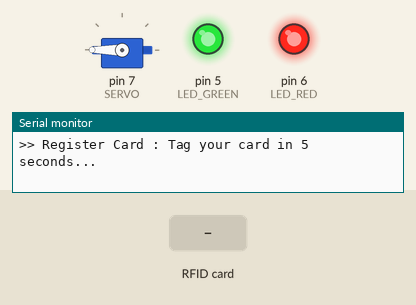
Recording of a sketch running on a simulated Arduino Uno, built with avr-gcc and run on an emulated ATmega328P. Parts: servo, output pins drawn as LEDs (lit = HIGH), the last lines printed to the serial monitor. Inputs (shaded band) come from the test bench. Pins used as bus, display or sensor lines are not drawn.

Above: at 0.2 s.
At 6.41 s:
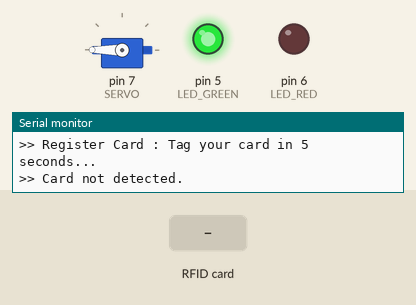
At 7.7 s:
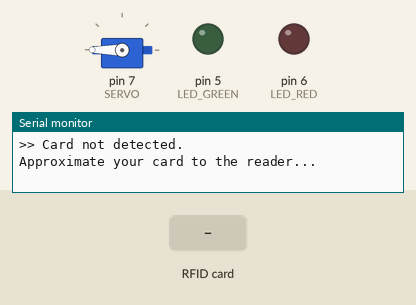
7.8 s: RFID card 5E 7A 19 C4 held to the reader
Timing chart, 0 to 10.8 s (numbered marks = the images above; inputs shaded):
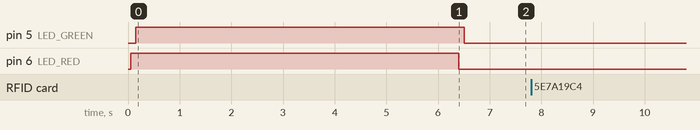

The sketch:

application_system_RFID_NFC.ino
```cpp
/*
 * When a card is tagged to RFID/NFC module (RC522),
 * operate servo motor only for Authorized card access.
 * (Authorized means the uid of card is stored in EEPROM.)
 *
 * https://github.com/do0ori/WPT_application_system
 *
 */

#include <SPI.h>
#include <MFRC522.h>
#include <Servo.h>
#include <EEPROM.h>

/***********************************************************************
 *                           PARAMETERS
 **********************************************************************/
#define SS_PIN 10               // spi 통신을 위한 SS(chip select)핀 설정
#define RST_PIN 9               // 리셋 핀 설정
#define SERVO 7                 // servo motor pin
#define LED_RED 6               // led_red pin
#define LED_GREEN 5             // led_green pin
MFRC522 rfid(SS_PIN, RST_PIN);  // rfid이름으로 mfrc522 객체 생성
Servo servo;                    // servo이름으로 Servo 객체 생성 (자물쇠)
int UNLOCK = 0;                 // servo motor angle for unlocking
int LOCK = 90;                  // servo motor angle for locking
int stand_by = 5;               // setup 카드 인식 대기 시간 [초]

/***********************************************************************
 *                             FUNCTION
 **********************************************************************/
boolean read_card(int duration = 0)
{
  // duration : 카드 인식 대기 시간 [초]
  for (int i = 0; i < duration*10; i++) {
    if (rfid.PICC_IsNewCardPresent() && rfid.PICC_ReadCardSerial()) {
      return true;
    }
    delay(100);
  }
  return false;
}

int eeprom_avail_addr(boolean print_enable = true)
{
  if (print_enable) {
    Serial.print("-------------EEPROM------------\n");
    Serial.print("address\t  value\t\tstatus\n");
    for (int addr = 0; addr < EEPROM.length(); addr+=rfid.uid.size) {
      String value = get_uid_string_from_eeprom(addr);  // uid 전체 값
      Serial.print(addr);
      Serial.print("\t  ");
      Serial.print(value);
      Serial.print("\t");

      byte val = EEPROM.read(addr); // uid 첫번째 byte
      if (val != 0) {
        Serial.print("full\n");
      } else {
        Serial.print("empty\n");
        Serial.print("-------------------------------\n");
        return addr;
      }
    }
  } else {
    for (int addr = 0; addr < EEPROM.length(); addr+=rfid.uid.size) {
      byte val = EEPROM.read(addr); // uid의 첫번째 byte 읽어옴
      if (val == 0) {
        return addr;
      }
    }
  }
}

String get_uid_string_from_reader()
{
  Serial.print("UID tag :");
  String target_uid= "";
  for (byte i = 0; i < rfid.uid.size; i++) {
     Serial.print(rfid.uid.uidByte[i] < 0x10 ? " 0" : " ");
     Serial.print(rfid.uid.uidByte[i], HEX);
     target_uid.concat(String(rfid.uid.uidByte[i] < 0x10 ? " 0" : " "));
     target_uid.concat(String(rfid.uid.uidByte[i], HEX));
  }
  Serial.println();
  target_uid.toUpperCase();
  return target_uid.substring(1);
}

String get_uid_string_from_eeprom(int addr)
{
  String eeprom_uid= "";
  for (byte i = 0; i < rfid.uid.size; i++) {
     eeprom_uid.concat(String(EEPROM.read(addr+i) < 0x10 ? " 0" : " "));
     eeprom_uid.concat(String(EEPROM.read(addr+i), HEX));
  }
  eeprom_uid.toUpperCase();
  return eeprom_uid.substring(1);
}

void eeprom_store_uid(int addr)
{
  for (byte i = 0; i < rfid.uid.size; i++) {
     byte value = rfid.uid.uidByte[i];
     EEPROM.write(addr+i, value);
  }
  Serial.println(">> Card is successfully registered.\n");
}

boolean card_in_eeprom(int addr, String target_uid)
{
  for (byte i = 0; i < addr; i+=rfid.uid.size) {
     String eeprom_uid = get_uid_string_from_eeprom(i);
     if (target_uid == eeprom_uid) {
       return true;
     }
  }
  return false;
}

void lock_system()
{
  /* Check & Toggle the state  */
  /*      LOCK <-> UNLOCK      */
  if (servo.read() == LOCK) {
    servo.write(UNLOCK);
  } else {
    servo.write(LOCK);
  }
  // EEPROM에 servo state 저장
  EEPROM.write(EEPROM.length()-1, servo.read());
}

/***********************************************************************
 *                            MAIN CODE
 **********************************************************************/
void setup()
{
  pinMode(LED_RED, OUTPUT);
  pinMode(LED_GREEN, OUTPUT);
  servo.attach(SERVO);
  servo.write(EEPROM.read(EEPROM.length()-1));  // get last state of servo motor
  Serial.begin(9600);       // 시리얼통신
  SPI.begin();              // SPI 통신 시작
  rfid.PCD_Init();          // RFID(MFRC522) 초기화
  Serial.print(">> Register Card : ");
  Serial.print("Tag your card in ");
  Serial.print(stand_by);
  Serial.print(" seconds...");
  Serial.println();

  digitalWrite(LED_RED, HIGH);
  delay(100);
  digitalWrite(LED_GREEN, HIGH);
  boolean reset = read_card(stand_by);   // n초 동안 카드 인식 대기
  if (reset) {
    String target_uid = get_uid_string_from_reader();
    int address = eeprom_avail_addr();
    if (card_in_eeprom(address, target_uid)) {
      Serial.println(">> Card is already registered.\n");
    } else {
      eeprom_store_uid(address);    // EEPROM에 uid 저장
    }
    delay(3000);
  } else {
    Serial.println(">> Card not detected.\n");
  }
  digitalWrite(LED_RED, LOW);
  delay(100);
  digitalWrite(LED_GREEN, LOW);

  Serial.println("Approximate your card to the reader...");
  Serial.println();
}

void loop()
{
  // 새카드 접촉이 있을 때만 다음 단계로 넘어감
  if ( ! rfid.PICC_IsNewCardPresent()) {
    return;
  }
  // 카드 읽힘이 제대로 되면 다음으로 넘어감
  if ( ! rfid.PICC_ReadCardSerial()) {
    return;
  }

  String uid_content = get_uid_string_from_reader();
  int address = eeprom_avail_addr(false);
  Serial.print("Message : ");

  if (card_in_eeprom(address, uid_content)) {
    digitalWrite(LED_GREEN, HIGH);
    Serial.println("Authorized access");
    Serial.println();
    lock_system();
    delay(2000); // 카드 접촉 및 연속체크 시간에 대한 딜레이 주기
    digitalWrite(LED_GREEN, LOW);
  } else {
    Serial.println(" Access denied");
    digitalWrite(LED_RED, HIGH);
    delay(2000); // 카드 접촉 및 연속체크 시간에 대한 딜레이 주기
    digitalWrite(LED_RED, LOW);
  }
}
```
